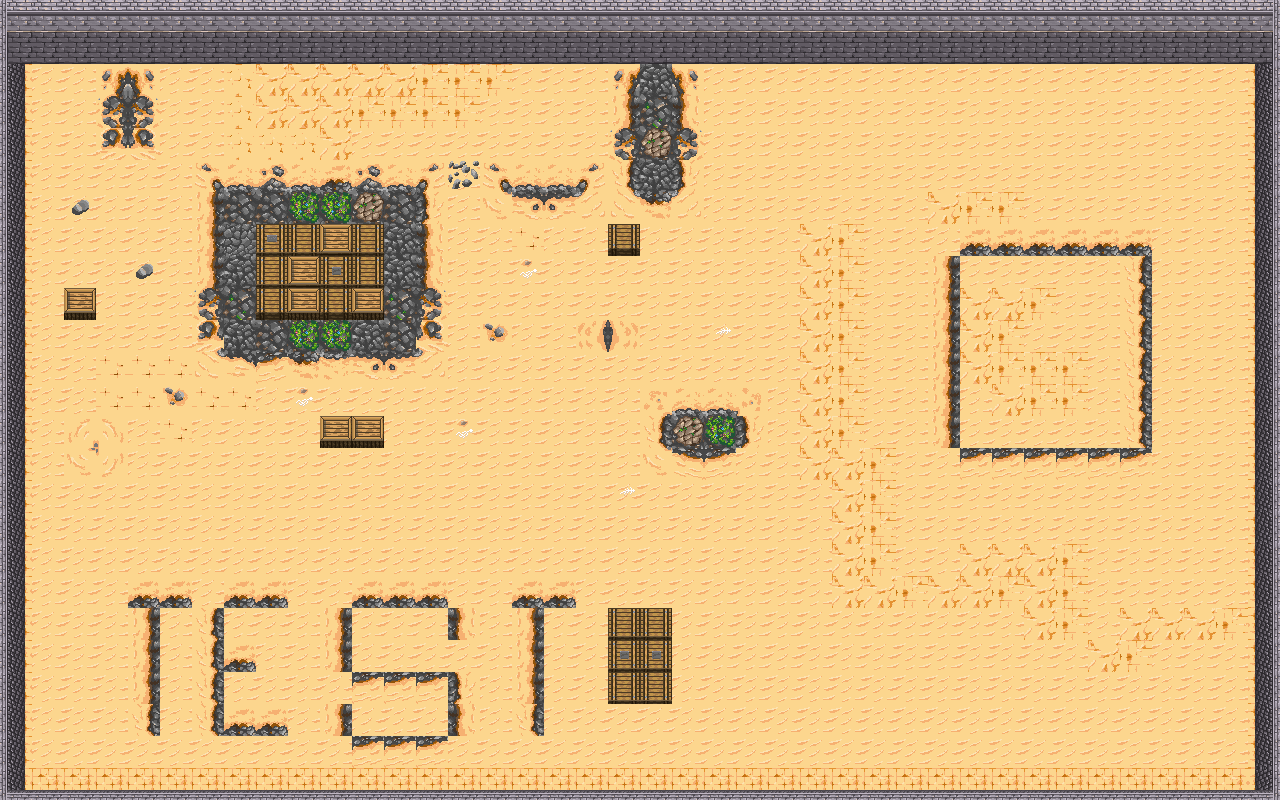

This game map was drawn from its Tiled (.tmx) file and the tilesets committed beside it. A one-line description and the full map source follow:
An orthogonal 40x25 tile map with 32x32 px tiles, 2 tile layers (floor, walls) and 13 objects (upperBounds, leftBounds, rightBounds, playerPosition, spawner1, ...).

<map version="1.0" orientation="orthogonal" renderorder="right-down" width="40" height="25" tilewidth="32" tileheight="32" nextobjectid="27">
 <properties>
  <property name="enemyStep" value="2" />
  <property name="maxCoins" value="16" />
  <property name="maxEnemy" value="25" />
  <property name="spawnerChange" value="4" />
  <property name="startEnemy" value="4" />
 </properties>
 <tileset firstgid="1" name="tiles2" tilewidth="32" tileheight="32" tilecount="96" columns="8">
  <image source="../sprites/tiles2.png" width="256" height="384" />
  <terraintypes>
   <terrain name="" tile="-1" />
  </terraintypes>
  <tile id="5">
   <properties>
    <property name="solid" value="1" />
   </properties>
  </tile>
 </tileset>
 <layer name="floor" width="40" height="25">
  <properties>
   <property name="solid" value="0" />
  </properties>
  <data encoding="csv">
28,28,28,28,28,28,28,28,28,28,28,28,28,28,28,28,28,28,28,28,28,28,28,28,28,28,28,28,28,28,28,28,28,28,28,28,28,28,28,28,
28,28,28,28,28,28,28,28,28,28,28,28,28,28,28,28,28,28,28,28,28,28,28,28,28,28,28,28,28,28,28,28,28,28,28,28,28,28,28,28,
28,28,28,23,24,28,28,16,14,14,14,14,14,15,15,15,28,28,28,23,19,24,28,28,28,28,28,28,28,28,28,28,28,28,28,28,28,28,28,28,
28,28,28,25,26,28,28,16,14,14,14,15,15,15,15,28,28,28,28,51,20,52,28,28,28,28,28,28,28,28,28,28,28,28,28,28,28,28,28,28,
28,28,28,78,79,28,28,16,16,16,14,28,28,28,28,28,28,28,28,25,56,26,28,28,28,28,28,28,28,28,28,28,28,28,28,28,28,28,28,28,
28,28,28,28,28,28,46,21,32,21,35,32,21,45,42,46,21,21,45,34,19,33,28,28,28,28,28,28,28,28,28,28,28,28,28,28,28,28,28,28,
28,28,55,28,28,28,51,18,18,67,67,56,18,33,28,60,62,63,49,80,36,49,28,28,28,28,28,28,28,14,15,15,28,28,28,28,28,28,28,28,
28,28,28,28,28,28,51,17,73,72,76,72,19,52,28,28,30,28,28,75,28,28,28,28,28,14,15,28,28,28,35,35,35,35,35,35,28,28,28,28,
28,28,28,28,55,28,51,19,72,76,74,72,19,52,28,28,66,28,28,28,28,28,28,28,28,14,15,28,28,51,28,28,28,28,28,34,28,28,28,28,
28,28,77,28,28,28,25,20,75,77,75,77,20,26,28,28,28,28,28,28,28,28,28,28,28,14,15,28,28,51,14,14,15,28,28,34,28,28,28,28,
28,28,28,28,28,28,39,19,18,67,67,19,18,40,28,29,28,28,38,37,28,28,65,28,28,14,15,28,28,51,14,15,28,28,28,34,28,28,28,28,
28,28,28,30,30,30,80,50,53,36,22,62,57,49,28,28,28,28,28,28,28,28,28,28,28,14,15,28,28,51,14,15,15,15,28,34,28,28,28,28,
28,28,28,30,30,29,30,30,28,66,28,28,28,28,28,28,28,28,28,28,41,21,21,27,28,14,15,28,28,51,28,14,15,15,28,34,28,28,28,28,
28,28,61,59,28,30,28,28,28,28,77,77,28,28,66,28,28,28,28,28,34,56,67,33,28,14,15,28,28,51,28,28,28,28,28,34,28,28,28,28,
28,28,60,64,28,28,28,28,28,28,28,28,28,28,28,28,28,28,28,28,60,54,53,28,28,14,14,15,28,28,53,53,53,53,53,53,28,28,28,28,
28,28,28,28,28,28,28,28,28,28,28,28,28,28,28,28,28,28,28,65,28,28,28,28,28,28,14,15,28,28,28,28,28,28,28,28,28,28,28,28,
28,28,28,28,28,28,28,28,28,28,28,28,28,28,28,28,28,28,28,28,28,28,28,28,28,28,14,15,28,28,28,28,28,28,28,28,28,28,28,28,
28,28,28,28,28,28,28,28,28,28,28,28,28,28,28,28,28,28,28,28,28,28,28,28,28,28,14,15,28,28,14,14,14,15,28,28,28,28,28,28,
28,28,28,28,35,35,28,35,35,28,28,35,35,35,28,28,35,35,28,28,28,28,28,28,28,28,14,14,15,14,14,15,14,15,28,28,28,28,28,28,
28,28,28,28,51,28,34,28,28,28,51,28,28,28,52,28,51,28,28,28,28,28,28,28,28,28,28,28,28,28,28,28,14,15,28,14,14,14,15,28,
28,28,28,28,51,28,34,35,28,28,51,28,28,28,28,28,51,28,28,28,28,28,28,28,28,28,28,28,28,28,28,28,28,28,14,15,28,28,28,28,
28,28,28,28,51,28,34,28,28,28,28,53,53,53,33,28,51,28,28,28,28,28,28,28,28,28,28,28,28,28,28,28,28,28,28,28,28,28,28,28,
28,28,28,28,34,28,34,35,35,28,51,28,28,28,52,28,34,28,28,28,28,28,28,28,28,28,28,28,28,28,28,28,28,28,28,28,28,28,28,28,
28,28,28,28,28,28,28,28,28,28,28,53,53,53,28,28,28,28,28,28,28,28,28,28,28,28,28,28,28,28,28,28,28,28,28,28,28,28,28,28,
28,28,28,28,28,28,28,28,28,28,28,28,28,28,28,28,28,28,28,28,28,28,28,28,28,28,28,28,28,28,28,28,28,28,28,28,28,28,28,28
</data>
 </layer>
 <layer name="walls" width="40" height="25">
  <data encoding="csv">
90,81,81,81,81,81,81,81,81,81,81,81,81,81,81,81,81,81,81,81,81,81,81,81,81,81,81,81,81,81,81,81,81,81,81,81,81,81,81,91,
88,82,82,82,82,82,82,82,82,82,82,82,82,82,82,82,82,82,82,82,82,82,82,82,82,82,82,82,82,82,82,82,82,82,82,82,82,82,82,89,
83,0,0,0,0,0,0,0,0,0,0,0,0,0,0,0,0,0,0,0,0,0,0,0,0,0,0,0,0,0,0,0,0,0,0,0,0,0,0,84,
83,0,0,0,0,0,0,0,0,0,0,0,0,0,0,0,0,0,0,0,0,0,0,0,0,0,0,0,0,0,0,0,0,0,0,0,0,0,0,84,
83,0,0,0,0,0,0,0,0,0,0,0,0,0,0,0,0,0,0,0,0,0,0,0,0,0,0,0,0,0,0,0,0,0,0,0,0,0,0,84,
83,0,0,0,0,0,0,0,0,0,0,0,0,0,0,0,0,0,0,0,0,0,0,0,0,0,0,0,0,0,0,0,0,0,0,0,0,0,0,84,
83,0,0,0,0,0,0,0,0,0,0,0,0,0,0,0,0,0,0,0,0,0,0,0,0,0,0,0,0,0,0,0,0,0,0,0,0,0,0,84,
83,0,0,0,0,0,0,0,0,0,0,0,0,0,0,0,0,0,0,0,0,0,0,0,0,0,0,0,0,0,0,0,0,0,0,0,0,0,0,84,
83,0,0,0,0,0,0,0,0,0,0,0,0,0,0,0,0,0,0,0,0,0,0,0,0,0,0,0,0,0,0,0,0,0,0,0,0,0,0,84,
83,0,0,0,0,0,0,0,0,0,0,0,0,0,0,0,0,0,0,0,0,0,0,0,0,0,0,0,0,0,0,0,0,0,0,0,0,0,0,84,
83,0,0,0,0,0,0,0,0,0,0,0,0,0,0,0,0,0,0,0,0,0,0,0,0,0,0,0,0,0,0,0,0,0,0,0,0,0,0,84,
83,0,0,0,0,0,0,0,0,0,0,0,0,0,0,0,0,0,0,0,0,0,0,0,0,0,0,0,0,0,0,0,0,0,0,0,0,0,0,84,
83,0,0,0,0,0,0,0,0,0,0,0,0,0,0,0,0,0,0,0,0,0,0,0,0,0,0,0,0,0,0,0,0,0,0,0,0,0,0,84,
83,0,0,0,0,0,0,0,0,0,0,0,0,0,0,0,0,0,0,0,0,0,0,0,0,0,0,0,0,0,0,0,0,0,0,0,0,0,0,84,
83,0,0,0,0,0,0,0,0,0,0,0,0,0,0,0,0,0,0,0,0,0,0,0,0,0,0,0,0,0,0,0,0,0,0,0,0,0,0,84,
83,0,0,0,0,0,0,0,0,0,0,0,0,0,0,0,0,0,0,0,0,0,0,0,0,0,0,0,0,0,0,0,0,0,0,0,0,0,0,84,
83,0,0,0,0,0,0,0,0,0,0,0,0,0,0,0,0,0,0,0,0,0,0,0,0,0,0,0,0,0,0,0,0,0,0,0,0,0,0,84,
83,0,0,0,0,0,0,0,0,0,0,0,0,0,0,0,0,0,0,0,0,0,0,0,0,0,0,0,0,0,0,0,0,0,0,0,0,0,0,84,
83,0,0,0,0,0,0,0,0,0,0,0,0,0,0,0,0,0,0,0,0,0,0,0,0,0,0,0,0,0,0,0,0,0,0,0,0,0,0,84,
83,0,0,0,0,0,0,0,0,0,0,0,0,0,0,0,0,0,0,72,72,0,0,0,0,0,0,0,0,0,0,0,0,0,0,0,0,0,0,84,
83,0,0,0,0,0,0,0,0,0,0,0,0,0,0,0,0,0,0,74,74,0,0,0,0,0,0,0,0,0,0,0,0,0,0,0,0,0,0,84,
83,0,0,0,0,0,0,0,0,0,0,0,0,0,0,0,0,0,0,72,72,0,0,0,0,0,0,0,0,0,0,0,0,0,0,0,0,0,0,84,
83,0,0,0,0,0,0,0,0,0,0,0,0,0,0,0,0,0,0,0,0,0,0,0,0,0,0,0,0,0,0,0,0,0,0,0,0,0,0,84,
83,0,0,0,0,0,0,0,0,0,0,0,0,0,0,0,0,0,0,0,0,0,0,0,0,0,0,0,0,0,0,0,0,0,0,0,0,0,0,84,
86,85,85,85,85,85,85,85,85,85,85,85,85,85,85,85,85,85,85,85,85,85,85,85,85,85,85,85,85,85,85,85,85,85,85,85,85,85,85,87
</data>
 </layer>
 <objectgroup name="wallObjects">
  <object id="3" name="upperBounds" x="-128" y="-96" width="1504" height="144" />
  <object id="4" name="leftBounds" x="-128" y="-96" width="152" height="1056" />
  <object id="5" name="rightBounds" x="1248" y="-96" width="137" height="1056" />
  <object id="9" x="256" y="224" width="128" height="96" />
  <object id="13" x="-128" y="789" width="1504" height="157.667" />
  <object id="20" x="608" y="224" width="32" height="32" />
  <object id="21" x="64" y="288" width="32" height="32" />
  <object id="22" x="320" y="416" width="64" height="32" />
  <object id="26" x="608" y="608" width="64" height="96" />
 </objectgroup>
 <objectgroup name="player">
  <object id="12" name="playerPosition" x="448" y="416" width="32" height="32" />
 </objectgroup>
 <objectgroup name="spawner">
  <object id="16" name="spawner1" x="96" y="96" width="32" height="32" />
  <object id="17" name="spawner2" x="640" y="128" width="32" height="32" />
  <object id="24" name="spawner3" x="672" y="416" width="32" height="32" />
 </objectgroup>
</map>
